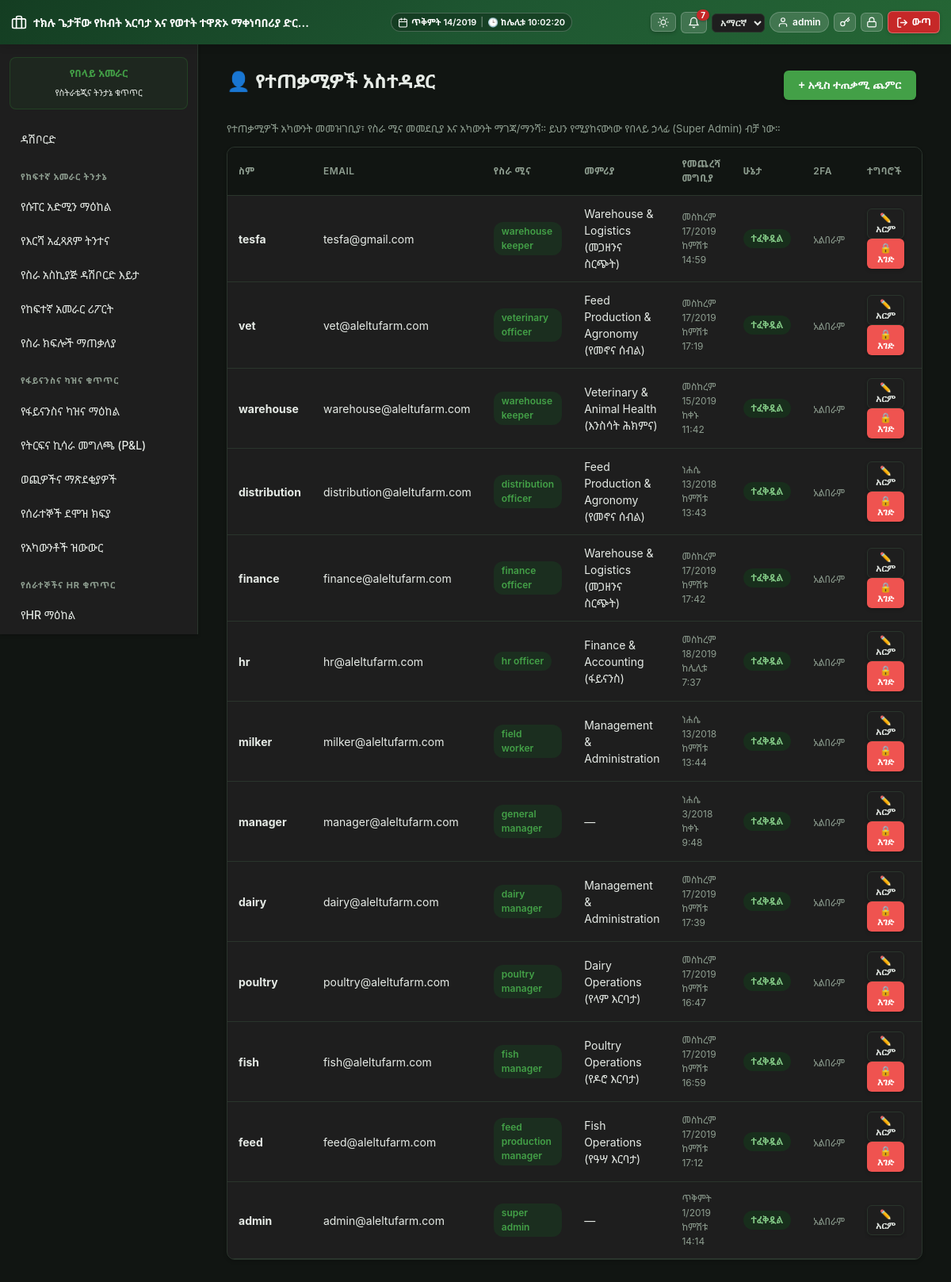
The app's page /modules/admin/users.php (signed in), older data.
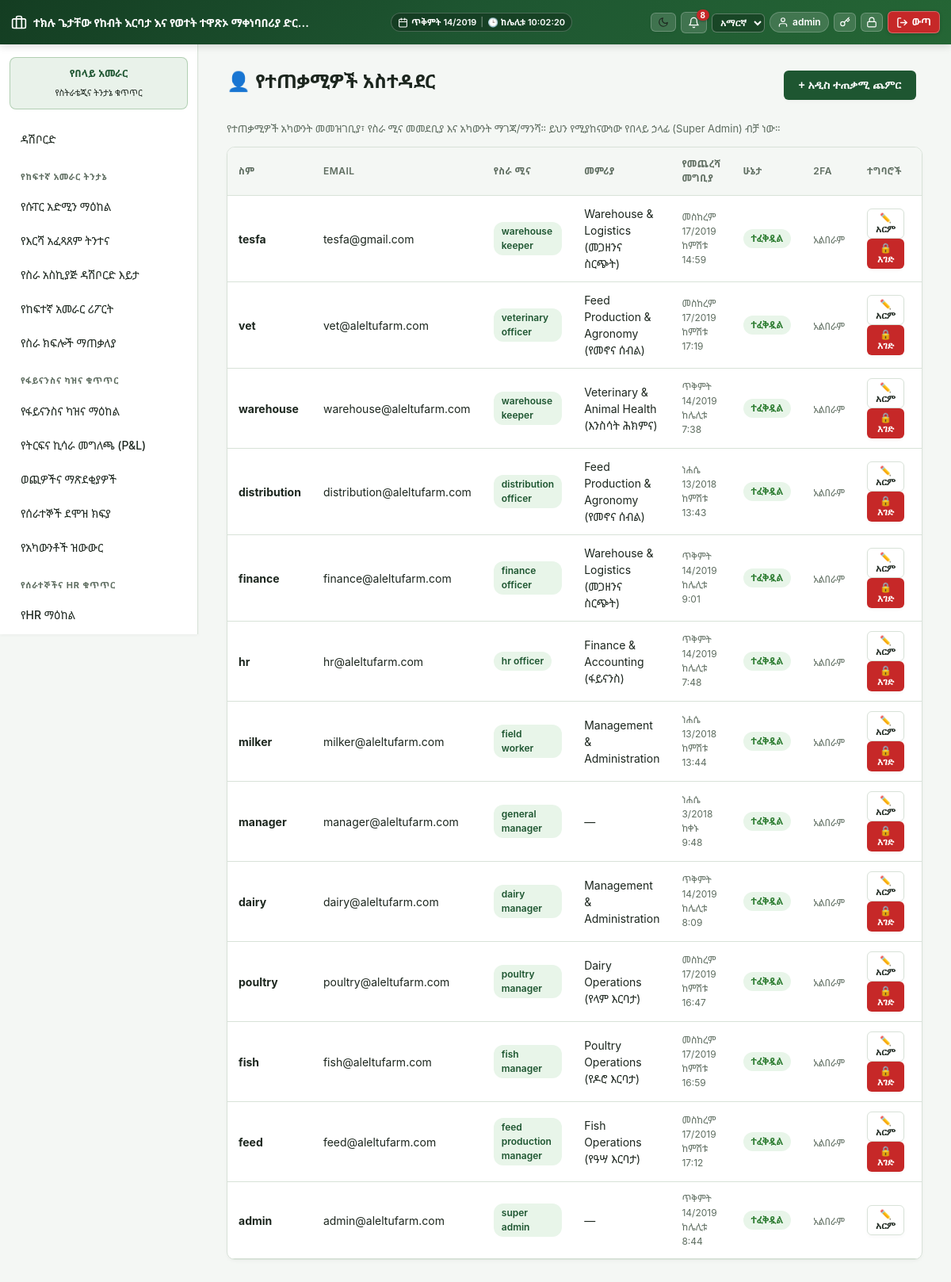
The same page, newer data.
### tables this page shows
CREATE TABLE `users` (
  `id` int(11) NOT NULL,
  `name` varchar(100) NOT NULL,
  `email` varchar(150) NOT NULL,
  `password` varchar(255) NOT NULL,
  `api_token` varchar(64) DEFAULT NULL,
  `role_id` int(11) NOT NULL,
  `department_id` int(11) DEFAULT NULL,
  `locale` varchar(5) NOT NULL DEFAULT 'en',
  `theme` varchar(5) NOT NULL DEFAULT 'light',
  `two_factor_secret` varchar(64) DEFAULT NULL,
  `two_factor_enabled` tinyint(1) NOT NULL DEFAULT 0,
  `is_active` tinyint(1) NOT NULL DEFAULT 1,
  `last_login_at` datetime DEFAULT NULL,
  `created_at` datetime DEFAULT current_timestamp()
);

CREATE TABLE `roles` (
  `id` int(11) NOT NULL,
  `name` varchar(50) NOT NULL,
  `description` varchar(255) DEFAULT NULL
);

CREATE TABLE `departments` (
  `id` int(11) NOT NULL,
  `name` varchar(100) NOT NULL,
  `code` varchar(20) NOT NULL,
  `business_unit` varchar(50) DEFAULT NULL,
  `created_at` datetime DEFAULT current_timestamp()
);

### includes/auth.php (called while the page is built, shortened)
<?php
require_once __DIR__ . '/../config/db.php';
require_once __DIR__ . '/functions.php';
function current_user(): ?array
{
    return $_SESSION['user'] ?? null;
}
function has_role($allowedRoles): bool
{
    $user = current_user();
    if ($user['role'] === 'super_admin') {
        return true;
    }
    return in_array($user['role'], $allowedRoles, true);
}

### includes/functions.php (called while the page is built, shortened)
<?php
require_once __DIR__ . '/../config/db.php';
require_once __DIR__ . '/ethiopian_calendar.php';
function h(?string $s): string { return htmlspecialchars($s ?? '', ENT_QUOTES, 'UTF-8'); }
function notifications_unread_count(): int
{
    $user   = current_user();
    $userId = (int) $user['id'];
    $roleId = (int) ($user['role_id'] ?? 0);
    $isBroadcastRole = in_array($user['role'] ?? '', ['super_admin', 'general_manager'], true);
    if ($isBroadcastRole) {
        $stmt = db()->prepare(
            "SELECT COUNT(*) FROM notifications n
             WHERE NOT EXISTS (
                 SELECT 1 FROM notification_reads nr WHERE nr.notification_id = n.id AND nr.user_id = ?
             )"
        );
        $stmt->execute([$userId]);
        return (int) $stmt->fetchColumn();
    }
    $stmt = db()->prepare(
        "SELECT COUNT(*) FROM notifications n
         WHERE (
             n.target_user_id = ?
             OR n.target_role_id = ?
             OR (n.target_user_id IS NULL AND n.target_role_id IS NULL AND n.target_department_id IS NULL)
         )
         AND NOT EXISTS (
             SELECT 1 FROM notification_reads nr WHERE nr.notification_id = n.id AND nr.user_id = ?
         )"
    );
    $stmt->execute([$userId, $roleId, $userId]);
    return (int) $stmt->fetchColumn();
}
function current_locale(): string
{
    $user = current_user();
    $locale = $user['locale'] ?? ($_SESSION['guest_locale'] ?? 'en');
    return array_key_exists($locale, SUPPORTED_LOCALES) ? $locale : 'en';
}
function t(string $key, ?string $fallback = null): string
{
    static $cache = [];
    $locale = current_locale();
    if (!isset($cache[$locale])) {
        $path = __DIR__ . "/lang/{$locale}.php";
        $cache[$locale] = file_exists($path) ? require $path : [];
    }
    if (!isset($cache['en'])) {
        $pathEn = __DIR__ . '/lang/en.php';
        $cache['en'] = file_exists($pathEn) ? require $pathEn : [];
    }
    return $cache[$locale][$key] ?? $cache['en'][$key] ?? $fallback ?? $key;
}
function current_theme(): string
{
    $user = current_user();
    $theme = $user['theme'] ?? ($_SESSION['guest_theme'] ?? 'light');
    return $theme === 'dark' ? 'dark' : 'light';
}

### config/db.php (called while the page is built, shortened)
<?php
function db(): PDO
{
    static $pdo = null;
    if ($pdo === null) {
        try {
            $pdo = new PDO(
                "mysql:host=" . DB_HOST . ";dbname=" . DB_NAME . ";charset=utf8mb4",
                DB_USER,
                DB_PASS,
                [
                    PDO::ATTR_ERRMODE => PDO::ERRMODE_EXCEPTION,
                    PDO::ATTR_DEFAULT_FETCH_MODE => PDO::FETCH_ASSOC,
                ]
            );
        } catch (PDOException $e) {
            die('Database connection failed: ' . htmlspecialchars($e->getMessage()) .
                '<br>Check config/db.php — is MySQL running in XAMPP, and does the "aleltu_eifms" database exist?');
        }
    }
    return $pdo;
}

### includes/ethiopian_calendar.php (called while the page is built, shortened)
<?php
class EthiopianDate {
    public static array $months = [
        1 => 'መስከረም',
        2 => 'ጥቅምት',
        3 => 'ህዳር',
        4 => 'ታህሳስ',
        5 => 'ጥር',
        6 => 'የካቲት',
        7 => 'መጋቢት',
        8 => 'ሚያዝያ',
        9 => 'ግንቦት',
        10 => 'ሰኔ',
        11 => 'ሐምሌ',
        12 => 'ነሐሴ',
        13 => 'ጳጉሜን'
    ];
    public static array $weekdays = [
        0 => 'እሁድ',
        1 => 'ሰኞ',
        2 => 'ማክሰኞ',
        3 => 'ረቡዕ',
        4 => 'ሐሙስ',
        5 => 'አርብ',
        6 => 'ቅዳሜ'
    ];
    public static function fromGregorian(int $gy, int $gm, int $gd): array {
        $jdn = gregoriantojd($gm, $gd, $gy);
        $r = ($jdn - self::ETHIOPIC_EPOCH) % 1461;
        $n = ($r % 365) + 365 * intdiv($r, 1460);
        $ey = 4 * intdiv($jdn - self::ETHIOPIC_EPOCH, 1461) + intdiv($r, 365) - intdiv($r, 1460);
        $em = intdiv($n, 30) + 1;
        $ed = ($n % 30) + 1;
        return [$ey, $em, $ed];
    }
    public static function format(?string $dateStr, string $format = 'medium'): string {
        $time = strtotime($dateStr);
        $gy = (int)date('Y', $time);
        $gm = (int)date('n', $time);
        $gd = (int)date('j', $time);
        $w  = (int)date('w', $time);
        [$ey, $em, $ed] = self::fromGregorian($gy, $gm, $gd);
        $monthName = self::$months[$em] ?? '';
        $weekdayName = self::$weekdays[$w] ?? '';
        return match ($format) {
            'short'   => sprintf('%02d/%02d/%04d', $ed, $em, $ey),
            'numeric' => sprintf('%04d-%02d-%02d', $ey, $em, $ed),
            'long'    => sprintf('%s፣ %s %d ቀን %d ዓ.ም', $weekdayName, $monthName, $ed, $ey),
            default   => sprintf('%s %d/%d', $monthName, $ed, $ey)
        };
    }
    public static function formatTime(?string $timeStr): string {
        $timestamp = strtotime($timeStr);
        $h = (int)date('H', $timestamp);
        $m = (int)date('i', $timestamp);
        $ethHour = ($h >= 6) ? ($h - 6) : ($h + 6);
        $period = '';
        if ($h >= 6 && $h < 12) {
            $period = 'ከጠዋቱ';
        } elseif ($h >= 12 && $h < 18) {
            $period = 'ከቀኑ';
        } elseif ($h >= 18 && $h < 24) {
            $period = 'ከምሽቱ';
        } else {
            $period = 'ከሌሊቱ';
        }
        return sprintf('%s %d:%02d', $period, $ethHour, $m);
    }
    public static function formatDateTime(?string $dateTimeStr): string {
        $d = self::format($dateTimeStr, 'medium');
        $t = self::formatTime($dateTimeStr);
        return "{$d} {$t}";
    }
}
function eth_datetime(?string $dateTimeStr): string {
    return EthiopianDate::formatDateTime($dateTimeStr);
}

### modules/admin/users.php (the view, shortened to what the changed rows need)
<?php
require_once __DIR__ . '/../../includes/functions.php';
require_once __DIR__ . '/../../includes/auth.php';
require_once __DIR__ . '/../../includes/header.php';
$users = db()->query(
    "SELECT u.id, u.name, u.email, u.is_active, u.two_factor_enabled, u.last_login_at, u.created_at,
            r.name AS role_name, r.id AS role_id,
            d.name AS department_name, d.id AS department_id
     FROM users u
     JOIN roles r ON r.id = u.role_id
     LEFT JOIN departments d ON d.id = u.department_id
     ORDER BY u.created_at DESC"
)->fetchAll();
?>
<div style="display:flex;justify-content:space-between;align-items:center;margin-bottom:0">
    <h2 class="mt-0">👤 <?= h(t('nav.user_mgmt', 'User Management')) ?></h2>
    <button class="btn" onclick="document.getElementById('modal-create').style.display='flex'">+ <?= current_locale() === 'am' ? 'አዲስ ተጠቃሚ ጨምር' : 'Add New User' ?></button>
</div>
<p class="text-muted"><?= current_locale() === 'am' ? 'የተጠቃሚዎች አካውንት መመዝገቢያ፣ የስራ ሚና መመደቢያ እና አካውንት ማገጃ/ማንሻ። ይህን የሚያከናውነው የበላይ ኃላፊ (Super Admin) ብቻ ነው።' : 'Register users, assign roles, and block/unblock access. Only super_admin can do this.' ?></p>
<div class="card" style="padding:0;overflow:hidden">
    <table>
        <thead>
            <tr>
                <th><?= h(t('common.name', 'Name')) ?></th>
                <th><?= h(t('login.email', 'Email')) ?></th>
                <th><?= current_locale() === 'am' ? 'የስራ ሚና' : 'Role' ?></th>
                <th><?= current_locale() === 'am' ? 'መምሪያ' : 'Department' ?></th>
                <th><?= current_locale() === 'am' ? 'የመጨረሻ መግቢያ' : 'Last Login' ?></th>
                <th><?= h(t('common.status', 'Status')) ?></th>
                <th>2FA</th>
                <th><?= h(t('common.actions', 'Actions')) ?></th>
            </tr>
        </thead>
        <tbody>
        <?php foreach ($users as $u): ?>
            <tr style="<?= !$u['is_active'] ? 'opacity:0.55' : '' ?>">
                <td><strong><?= h($u['name']) ?></strong></td>
                <td><?= h($u['email']) ?></td>
                <td><span class="badge"><?= h(str_replace('_', ' ', $u['role_name'])) ?></span></td>
                <td><?= h($u['department_name'] ?? '—') ?></td>
                <td class="text-muted" style="font-size:12px"><?= $u['last_login_at'] ? h(eth_datetime($u['last_login_at'])) : (current_locale() === 'am' ? 'አልገባም' : 'Never') ?></td>
                <td>
                    <?php if ($u['is_active']): ?>
                        <span class="badge milking"><?= h(t('common.approved', 'Active')) ?></span>
                    <?php else: ?>
                        <span class="badge sold"><?= current_locale() === 'am' ? 'የታገደ' : 'Blocked' ?></span>
                    <?php endif; ?>
                </td>
                <td>
                    <?php if ($u['two_factor_enabled']): ?>
                        <span class="badge milking" style="font-size:11px;">🔐 <?= current_locale() === 'am' ? 'በርቷል' : 'Enabled' ?></span>
                    <?php else: ?>
                        <span class="text-muted" style="font-size:12px;"><?= current_locale() === 'am' ? 'አልበራም' : 'Off' ?></span>
                    <?php endif; ?>
                </td>
                <td>
                    <button class="btn secondary" style="padding:4px 10px;font-size:12px;margin-bottom:0"
                        onclick="openEdit(<?= $u['id'] ?>, <?= h(json_encode($u['name'])) ?>, <?= $u['role_id'] ?>, <?= $u['department_id'] ?: 'null' ?>)">
                        ✏️ <?= h(t('common.edit', 'Edit')) ?>
                    </button>
                    <?php if ($u['id'] !== (int) current_user()['id']): ?>
                        <form method="post" style="display:inline">
                            <button type="submit" name="toggle_active" value="1"
                                class="btn <?= $u['is_active'] ? 'danger' : 'secondary' ?>"
                                style="padding:4px 10px;font-size:12px;margin-bottom:0"
                                onclick="return confirm('<?= $u['is_active'] ? (current_locale() === 'am' ? 'ይህን ተጠቃሚ ማገድ ይፈልጋሉ?' : 'Block this user?') : (current_locale() === 'am' ? 'የዚህን ተጠቃሚ እገዳ ማንሳት ይፈልጋሉ?' : 'Unblock this user?') ?>')">
                                <?= $u['is_active'] ? '🔒 ' . (current_locale() === 'am' ? 'እገድ' : 'Block') : '✅ ' . (current_locale() === 'am' ? 'እገዳ አንሳ' : 'Unblock') ?>
                            </button>
                        </form>
                    <?php endif; ?>
                </td>
            </tr>
        <?php endforeach; ?>
        </tbody>
    </table>
</div>
<?php require_once __DIR__ . '/../../includes/footer.php'; ?>

### includes/header.php (shortened to what the changed rows need)
<?php
require_once __DIR__ . '/auth.php';
$user = current_user();
?>
<!DOCTYPE html>
<html lang="<?= h(current_locale()) ?>" data-theme="<?= h(current_theme()) ?>">
<head>
    <link rel="stylesheet" href="<?= BASE_URL ?>/assets/css/app.css?v=<?= time() ?>">
</head>
<body>
<div class="topbar">
    <div class="topbar-actions">
        <form method="post" action="<?= BASE_URL ?>/modules/profile/set_theme.php" style="display:inline;margin:0">
            <button type="submit" class="btn secondary topbar-btn" title="Toggle theme" style="padding:4px 8px;margin:0;line-height:1;display:inline-flex;align-items:center">
                <?php if (current_theme() === 'dark'): ?>
                    <svg width="14" height="14" viewBox="0 0 24 24" fill="none" stroke="currentColor" stroke-width="2" stroke-linecap="round" stroke-linejoin="round"><circle cx="12" cy="12" r="5"></circle><line x1="12" y1="1" x2="12" y2="3"></line><line x1="12" y1="21" x2="12" y2="23"></line><line x1="4.22" y1="4.22" x2="5.64" y2="5.64"></line><line x1="18.36" y1="18.36" x2="19.78" y2="19.78"></line><line x1="1" y1="12" x2="3" y2="12"></line><line x1="21" y1="12" x2="23" y2="12"></line><line x1="4.22" y1="19.78" x2="5.64" y2="18.36"></line><line x1="18.36" y1="5.64" x2="19.78" y2="4.22"></line></svg>
                <?php else: ?>
                    <svg width="14" height="14" viewBox="0 0 24 24" fill="none" stroke="currentColor" stroke-width="2" stroke-linecap="round" stroke-linejoin="round"><path d="M21 12.79A9 9 0 1 1 11.21 3 7 7 0 0 0 21 12.79z"></path></svg>
                <?php endif; ?>
            </button>
        </form>
        <a href="<?= BASE_URL ?>/modules/notifications.php" class="topbar-btn" title="<?= h(t('nav.notifications', 'ማሳወቂያዎች')) ?>" style="position:relative;padding:5px 8px;margin:0;text-decoration:none;display:inline-flex;align-items:center">
            <svg width="15" height="15" viewBox="0 0 24 24" fill="none" stroke="currentColor" stroke-width="2" stroke-linecap="round" stroke-linejoin="round"><path d="M18 8A6 6 0 0 0 6 8c0 7-3 9-3 9h18s-3-2-3-9"></path><path d="M13.73 21a2 2 0 0 1-3.46 0"></path></svg>
            <?php $unread = notifications_unread_count(); ?>
            <?php if ($unread > 0): ?>
                <span class="topbar-badge"><?= $unread ?></span>
            <?php endif; ?>
        </a>
        <form method="post" action="<?= BASE_URL ?>/modules/profile/set_locale.php" style="display:inline;margin:0">
            <select name="locale" onchange="this.form.submit()" class="topbar-locale-select">
                <?php foreach (SUPPORTED_LOCALES as $code => $label): ?>
                    <option value="<?= h($code) ?>" <?= current_locale() === $code ? 'selected' : '' ?>><?= $code === 'am' ? 'አማርኛ' : 'EN' ?></option>
                <?php endforeach; ?>
            </select>
        </form>
    </div>
</div>
<?php
$currentScript = $_SERVER['SCRIPT_NAME'] ?? '';
$userRole = $user['role'] ?? '';
?>
<div class="layout">
    <div class="sidebar" id="sidebar">
        <?php if ($userRole === 'super_admin'): ?>
            <div style="padding:10px 12px;margin-bottom:14px;background:rgba(46,125,50,0.1);border:1px solid rgba(46,125,50,0.3);border-radius:8px;text-align:center">
                <strong style="color:var(--primary,#2e7d32);font-size:13px;display:block">የበላይ አመራር</strong>
                <small style="color:var(--text-muted);font-size:11px">የስትራቴጂና ትንታኔ ቁጥጥር</small>
            </div>
            <a href="<?= BASE_URL ?>/modules/admin/dashboard.php" class="<?= ($currentScript === BASE_URL . '/modules/admin/dashboard.php' || $currentScript === BASE_URL . '/index.php') ? 'active' : '' ?>"><?= h(t('nav.dashboard')) ?></a>
        <?php endif; ?>
        <?php foreach ($sidebarMenu as $sec): ?>
            <?php
            $visibleItems = array_filter($sec['items'], function($item) {
                return empty($item['roles']) || has_role($item['roles']);
            });
            ?>
            <?php if (!empty($visibleItems)): ?>
                <div class="section"><?= h($sec['title']) ?></div>
                <?php foreach ($visibleItems as $item): ?>
                    <?php $isActive = ($currentScript === $item['url']); ?>
                    <a href="<?= h($item['url']) ?>" class="<?= $isActive ? 'active' : '' ?>"><?= h($item['label']) ?></a>
                <?php endforeach; ?>
            <?php endif; ?>
        <?php endforeach; ?>
    </div>
    <div class="content">

Row changes from the older to the newer data that the page shows:
changed users "warehouse": last_login_at "መስከረም 15/2019 ከቀኑ 11:42" → "ጥቅምት 14/2019 ከሌሊቱ 7:38"
changed users "finance": last_login_at "መስከረም 17/2019 ከምሽቱ 17:42" → "ጥቅምት 14/2019 ከሌሊቱ 9:01"
changed users "hr": last_login_at "መስከረም 18/2019 ከሌሊቱ 7:37" → "ጥቅምት 14/2019 ከሌሊቱ 7:48"
changed users "dairy": last_login_at "መስከረም 17/2019 ከምሽቱ 17:39" → "ጥቅምት 14/2019 ከሌሊቱ 8:09"
changed users "admin": last_login_at "ጥቅምት 1/2019 ከምሽቱ 14:14" → "ጥቅምት 14/2019 ከሌሊቱ 8:44"
Text that changed along with them:
$unread: "7" → "8"
